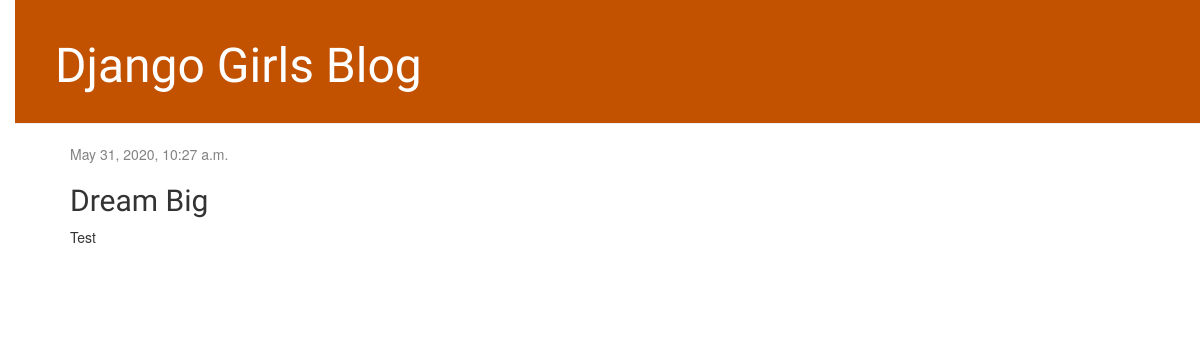
/post/3/, run on an earlier commit of the app's database.
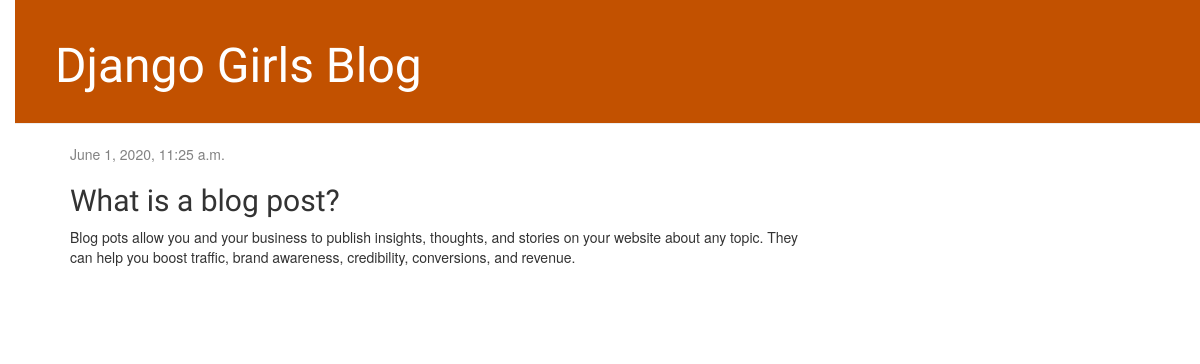
And on a later commit of the database.
### blog/models.py (models this page shows, shortened)
class Post(models.Model):
		author = models.ForeignKey(settings.AUTH_USER_MODEL, on_delete=models.CASCADE)
		title = models.CharField(max_length=200)
		text = models.TextField()
		created_date = models.DateTimeField(default=timezone.now)
		published_date = models.DateTimeField(blank=True, null=True)

### blog/views.py (the view)
# urls.py: path('post/<int:pk>/', views.post_detail, name='post_detail'),
def post_detail(request, pk):
	post = get_object_or_404(Post, pk=pk)
	return render(request, 'blog/post_detail.html', {'post': post})

### blog/templates/blog/post_detail.html (shortened to what this page needs)
{% extends 'blog/base.html' %}
	{% block content %}
		<div class="post">
			{% if post.published_date %}
				<div class="date">
					{{ post.published_date }}
				</div>
			{% endif %}
			<h2>{{ post.title }}</h2>
			<p>{{ post.text|linebreaksbr }}</p>
		</div>
	{% endblock %}

What changed in the data, as far as the page shows it:
changed Post: published_date "May 31, 2020, 10:27 a.m." → "June 1, 2020, 11:25 a.m."; title "Dream Big" → "What is a blog post?"; text "Test" → "Blog pots allow you and your business to publish insights, thoughts, and stories on your website about any topic. They can help you boost traffic, brand awareness, credibility, conversions, and revenue."
